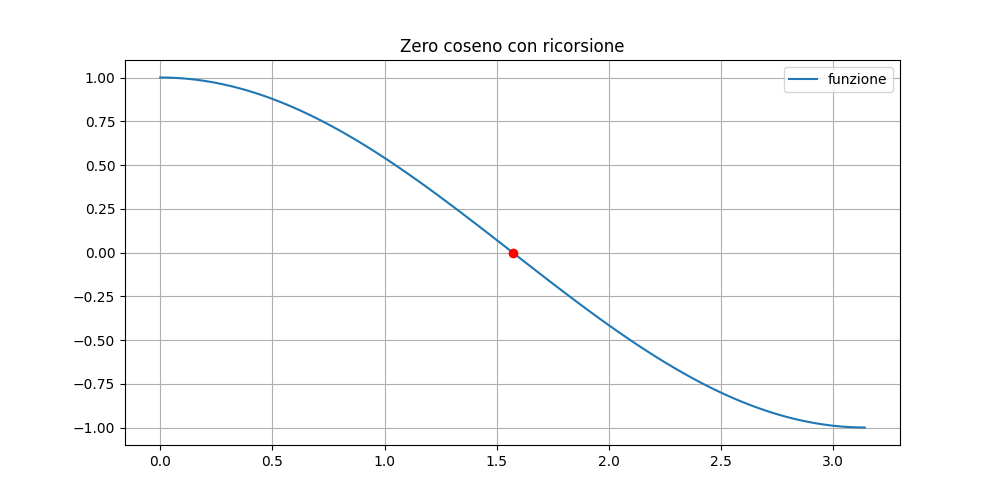

Here is the Python script that generated this plot:
'''
Eseguire l'esercizio precedente utilizzando una funzione ricorsiva.

Quale delle due implementazioni è più veloce?
'''

import matplotlib.pyplot as plt
from library import bisezione_ric
import numpy as np
import sys
import time

# ----- ----- Funzioni ----- -----

def controllo_arg() :
    if len(sys.argv) != 3 :
        print("Manca il nome del file da passare a linea di comando.\n")
        sys.exit()

# ----- ----- Main ----- -----

def main () :

    x_min = 0. #float(sys.argv[1])      # Passo a linea di comando gli argomenti
    x_max = 3.14 #float(sys.argv[2])

    #controllo_arg()                 # controllo che siano stati passati correttamente tutti gli argomenti

    t_start = time.time()           # inizio a misurare il tempo
    zero = bisezione_ric(np.cos, x_min, x_max)      # cerco lo zero con la funzione bisezione ricorsiva
    t_end = time.time()             # fermo il tempo
    
    print("Lo zero della funzione si trova nel punto: (",zero,", 0)")
    print(f"Tempo impiegato per eseguire: {(t_end - t_start):.2f} secondi.")    # stampo il tempo impiegato a cercare lo zero
    
    # Creazione ed impostazioni del grafico
    x_axis = np.linspace(x_min, x_max, 100)

    fig, axes = plt.subplots(nrows=1, ncols=1, figsize=(10, 5))  # 1 riga, 1 colonna
    axes.plot(x_axis, np.cos(x_axis), label="funzione")   # con esponenziale.pdf uso la funzione predefinita nella libreria scipy
    axes.legend()
    axes.grid()
    axes.set_title("Zero coseno con ricorsione")
    plt.plot(zero, 0., marker="o", color="red")
    plt.savefig("es6_2.png")
    plt.show()
    
if __name__ == '__main__' :
    main ()
